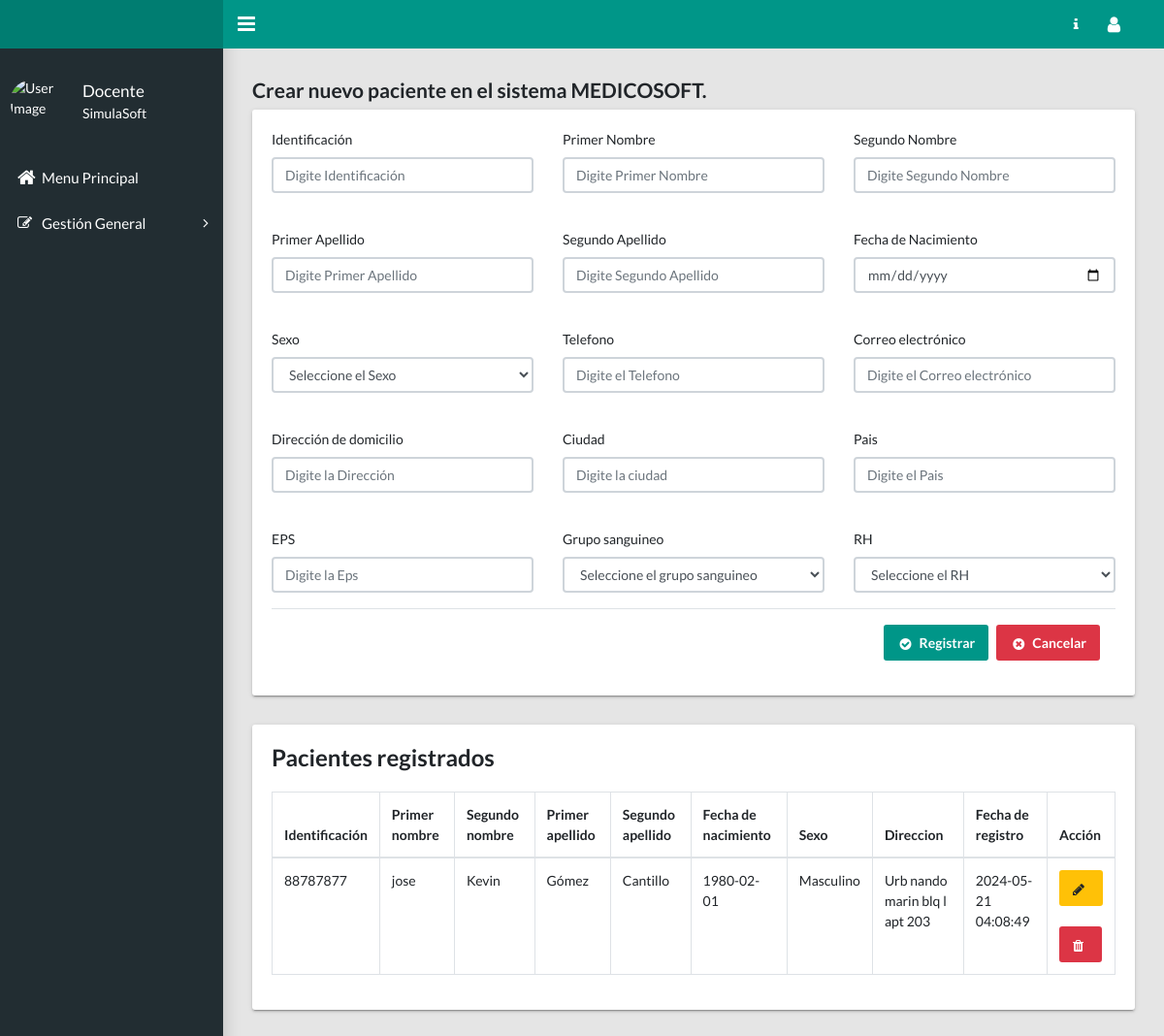
Screenshot of /gestion-paciente.php with the database file from the repository.
### tables this page shows
CREATE TABLE `paciente` (
  `Identificacion` varchar(12) NOT NULL,
  `PrimerNombre` varchar(30) DEFAULT NULL,
  `SegundoNombre` varchar(30) DEFAULT NULL,
  `PrimerApellido` varchar(30) DEFAULT NULL,
  `SegundoApellido` varchar(30) DEFAULT NULL,
  `FechaNacimiento` date DEFAULT NULL,
  `Genero` enum('Masculino','Femenino') DEFAULT NULL,
  `Telefono` varchar(10) DEFAULT NULL,
  `Email` varchar(50) DEFAULT NULL,
  `Direccion` varchar(100) DEFAULT NULL,
  `Ciudad` varchar(50) DEFAULT NULL,
  `Eps` varchar(50) DEFAULT NULL,
  `Pais` varchar(50) DEFAULT NULL,
  `GrupoSanguineo` enum('A+','A-','B+','B-','AB+','AB-','O+','O-') DEFAULT NULL,
  `RH` enum('Positivo','Negativo') DEFAULT NULL,
  `FechaRegistro` timestamp NOT NULL DEFAULT current_timestamp() ON UPDATE current_timestamp()
);

### gestion-paciente.php (the view, shortened to what the rows shown need)
<?php
require "conexion.php";
?>
<!DOCTYPE html>
<html lang="en">
<head>
    <link rel="stylesheet" type="text/css" href="css/main.css">
    <link rel="stylesheet" type="text/css"
    href="https://maxcdn.bootstrapcdn.com/font-awesome/4.7.0/css/font-awesome.min.css">
    <link rel="stylesheet" type="text/css" href="assets/datatables/datatables.min.css" />
    <link rel="stylesheet" type="text/css"
    href="assets/datatables/DataTables-1.10.18/css/dataTables.bootstrap4.min.css">
</head>
<body class="app sidebar-mini">
            <main class="app-content">
            <div class="row">
                <div class="col-lg-12">
                    <div class="tile">
                        <div class="tile-body">
                            <table class="table table-hover table-bordered" id="sampleTable">
                                <thead>
                                    <tr>
                                        <th>Identificación</th>
                                        <th>Primer nombre</th>
                                        <th>Segundo nombre</th>
                                        <th>Primer apellido</th>
                                        <th>Segundo apellido</th>
                                        <th>Fecha de nacimiento</th>
                                        <th>Sexo</th>
                                        <th>Direccion</th>
                                        <th>Fecha de registro</th>
                                        <th>Acción</th>
                                    </tr>
                                </thead>
                                <tbody>
                                    <?php
                                    $query = "SELECT * FROM paciente";
                                    $result_tasks = mysqli_query($mysqli, $query);
                                    while ($row = mysqli_fetch_assoc($result_tasks)) { ?>
                                        <tr>
                                            <td><?php echo $row['Identificacion']; ?></td>
                                            <td><?php echo $row['PrimerNombre']; ?></td>
                                            <td><?php echo $row['SegundoNombre']; ?></td>
                                            <td><?php echo $row['PrimerApellido']; ?></td>
                                            <td><?php echo $row['SegundoApellido']; ?></td>
                                            <td><?php echo $row['FechaNacimiento']; ?></td>
                                            <td><?php echo $row['Genero']; ?></td>
                                            <td><?php echo $row['Direccion']; ?></td>
                                            <td><?php echo $row['FechaRegistro']; ?></td>
                                            <td>
                                                <a href="editapaciente.php?Identificacion=<?php echo $row['Identificacion'] ?>" class="btn btn-warning">
                                                    <i class="fa fa-pencil" aria-hidden="true"></i>
                                                </a>
                                                <br>
                                                <br>
                                                <a href="eliminapaciente.php?Identificacion=<?php echo $row['Identificacion'] ?>" class="btn btn-danger">
                                                    <i class="fa fa-trash" aria-hidden="true"></i>
                                                </a>
                                            </td>
                                        </tr>
                                    <?php } ?>
                                </tbody>
                            </table>
                        </div>
                    </div>
                </div>
            </div>
        </main>
    </body>
    </html>

### rows the page displays
paciente: Identificacion "88787877", PrimerNombre "jose", SegundoNombre "Kevin", PrimerApellido "Gómez", SegundoApellido "Cantillo", FechaNacimiento "1980-02-01", Genero "Masculino", Direccion "Urb nando marin blq l apt 203", FechaRegistro "2024-05-21 04:08:49"
